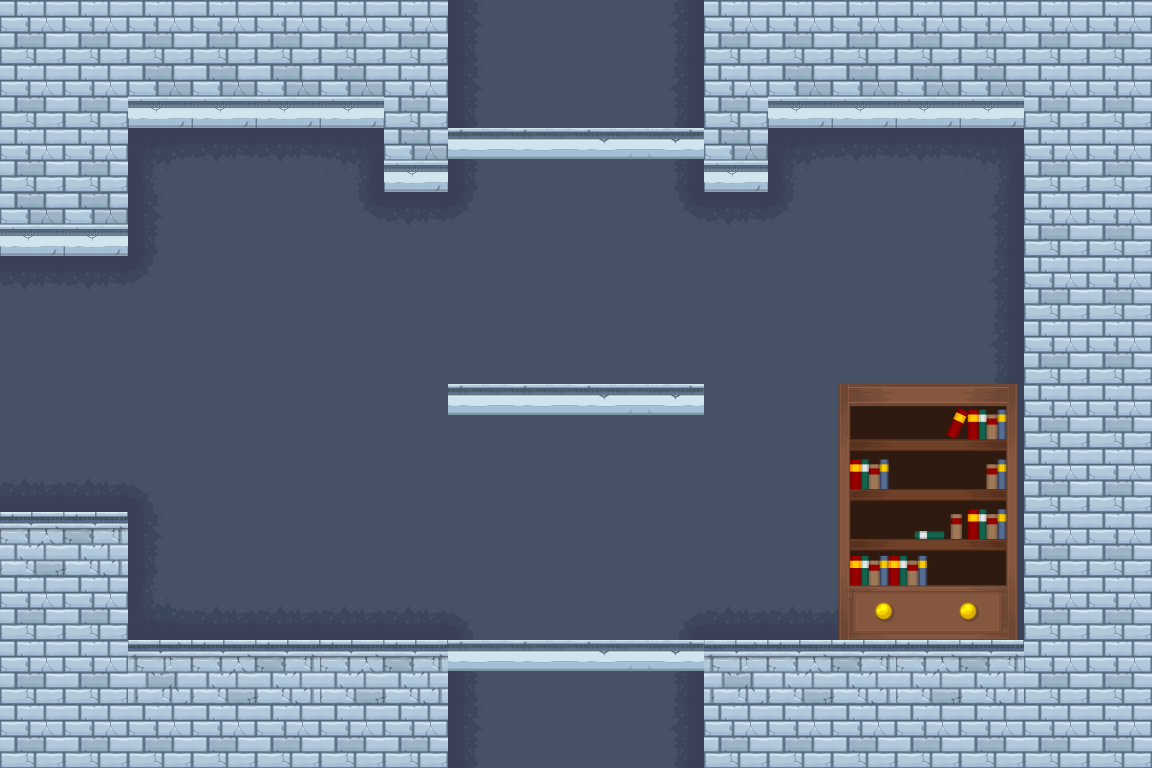

A 2D game scene composited from a Tiled map and its tileset images. What follows is a short description and the map's XML, with every tile layer's data as written:
An orthogonal 18x12 tile map with 64x64 px tiles, 2 tile layers (Слой тайлов 1, Слой тайлов 2), 2 tilesets and 11 objects.

<map version="1.0" orientation="orthogonal" renderorder="right-down" width="18" height="12" tilewidth="64" tileheight="64" nextobjectid="13">
 <properties>
       <property name="Height" value="768" />
       <property name="Up" value="Yes" />
        <property name="Left" value="Yes" />
       <property name="Down" value="Yes" />
       <property name="Width" value="1152" />
      </properties>
 <tileset firstgid="1" name="items" tilewidth="64" tileheight="64" tilecount="400" columns="20">
  <image source="items.png" width="1280" height="1280" />
 </tileset>
 <tileset firstgid="401" name="tiles" tilewidth="64" tileheight="64" tilecount="105" columns="15">
  <image source="tiles.png" width="989" height="450" />
 </tileset>
 <layer name="Слой тайлов 1" width="18" height="12">
  <data encoding="csv">
419,419,419,419,419,419,419,424,425,425,426,419,419,419,419,419,419,419,
419,419,464,464,464,464,419,424,425,425,426,419,464,464,464,464,419,419,
419,419,409,410,410,411,464,424,425,425,426,464,409,410,410,411,419,419,
464,464,424,425,425,443,410,445,425,425,443,410,445,425,425,426,419,419,
410,410,445,425,425,425,425,425,425,425,425,425,425,425,425,426,419,419,
425,425,425,425,425,425,425,425,425,425,425,425,425,425,425,426,419,419,
425,425,425,425,425,425,425,425,425,425,425,425,425,425,425,426,419,419,
440,440,415,425,425,425,425,425,425,425,425,425,425,425,425,426,419,419,
404,405,424,425,425,425,425,425,425,425,425,425,425,425,425,426,419,419,
419,419,439,440,440,440,440,415,425,425,413,440,440,440,440,441,419,419,
419,419,403,404,405,404,405,424,425,425,426,403,404,405,404,405,419,419,
419,419,419,419,419,419,419,424,425,425,426,419,419,419,419,419,419,419
</data>
 </layer>
 <layer name="Слой тайлов 2" width="18" height="12">
  <data encoding="csv">
0,0,0,0,0,0,0,0,0,0,0,0,0,0,0,0,0,0,
0,0,0,0,0,0,0,0,0,0,0,0,0,0,0,0,0,0,
0,0,0,0,0,0,0,503,503,504,505,0,0,0,0,0,0,0,
0,0,0,0,0,0,0,0,0,0,0,0,0,0,0,0,0,0,
0,0,0,0,0,0,0,0,0,0,0,0,0,0,0,0,0,0,
0,0,0,0,0,0,0,0,0,0,0,0,0,0,0,0,0,0,
0,0,0,0,0,0,0,503,503,504,505,0,0,211,212,213,0,0,
0,0,0,0,0,0,0,0,0,0,0,0,0,231,232,233,0,0,
0,0,0,0,0,0,0,0,0,0,0,0,0,251,252,253,0,0,
0,0,0,0,0,0,0,0,0,0,0,0,0,271,272,273,0,0,
0,0,0,0,0,0,0,503,503,504,505,0,0,0,0,0,0,0,
0,0,0,0,0,0,0,0,0,0,0,0,0,0,0,0,0,0
</data>
 </layer>
 <objectgroup name="ground">
  <object id="1" x="704" y="768">
   <polyline points="0,0 0,-128 320,-128 320,-640 64,-640 64,-576 0,-576 0,-960 -256,-960 -256,-576 -320,-576 -320,-640 -576,-640 -576,-512 -896,-512 -896,-256 -576,-256 -576,-128 -256,-128 -256,0" />
  </object>
 </objectgroup>
 <objectgroup name="platform">
  <object id="2" x="448" y="128" width="256.336" height="32.3154" />
  <object id="3" x="448" y="384" width="253.708" height="31.2431" />
  <object id="4" x="448" y="640" width="256.336" height="27.5427" />
 </objectgroup>
 <objectgroup name="smallBanner">
  <object id="6" x="192" y="128" width="128" height="192" />
  <object id="7" x="832" y="128" width="128" height="192" />
 </objectgroup>
 <objectgroup name="crateBarrel">
  <object id="8" x="128" y="576" width="64" height="64" />
 </objectgroup>
 <objectgroup name="vase">
  <object id="9" x="320" y="576" width="64" height="64" />
 </objectgroup>
 <objectgroup name="chair1">
  <object id="10" x="576" y="576" width="64" height="64" />
 </objectgroup>
 <objectgroup name="table">
  <object id="11" x="640" y="576" width="128" height="64" />
 </objectgroup>
 <objectgroup name="chair2">
  <object id="12" x="768" y="576" width="64" height="64" />
 </objectgroup>
</map>
